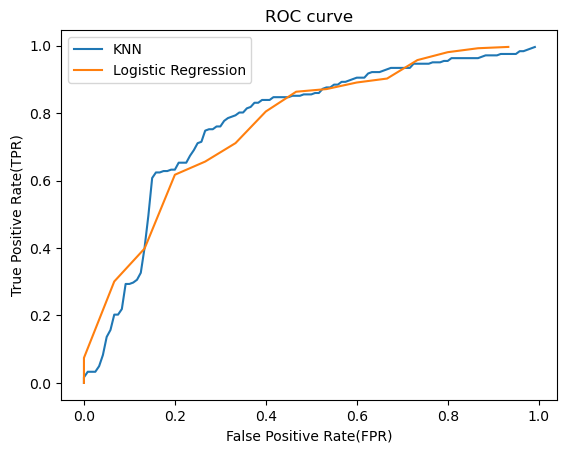

Here is the Python script that generated this plot:
import numpy as np
import matplotlib.pyplot as plt
import pandas as pd

 #Q2_5
    #1 st fold -KNN
test_set = training_data[:1000,:];
training_set = training_data[1000:5000, :];
[Recall[0], Precision[0], Accuracy[0]] = knn(test_set,training_set, output_set,5);
roc_data = np.vstack((test_set[:,3000].T, output_set[:,3000].T, output_set[:,3001].T)).T
roc_sorted1 = roc_data[roc_data[:,1].argsort()]
roc_indx_start = np.argmax(roc_sorted1[:,1])
roc_sorted2 = roc_sorted1[roc_indx_start:]
roc_sorted3 = roc_sorted2[(-roc_sorted2[:,2]).argsort()]
num_positives = np.shape(roc_sorted3)[0]
TP = np.sum(roc_sorted3[:,0]) 
FP = num_positives - TP;
TPRk = np.zeros(num_positives);
FPRk = np.zeros(num_positives);
TPR_count =0;
FPR_count =0;
for i in range(num_positives):
    if(roc_sorted3[i,0]==0):
        TPRk[i]=TPR_count/TP;
        FPRk[i]=FPR_count/FP;
        FPR_count = FPR_count +1;
    else:
        TPRk[i] = TPRk[i-1];
        FPRk[i] = FPRk[i-1];
        TPR_count = TPR_count + 1;
 #1 st fold- Logistic REgression
test_set = training_data[:1000,:];
training_set = training_data[1000:5000, :];
[Recall[0], Precision[0], Accuracy[0]] = logistic_regression(test_set,training_set, output_set);
roc_data = np.vstack((test_set[:,3000].T, output_set[:,3000].T, output_set[:,3001].T)).T
roc_sorted1 = roc_data[roc_data[:,1].argsort()]
roc_indx_start = np.argmax(roc_sorted1[:,1])
roc_sorted2 = roc_sorted1[roc_indx_start:]
roc_sorted3 = roc_sorted2[(-roc_sorted2[:,2]).argsort()]
num_positives = np.shape(roc_sorted3)[0]
print(num_positives)
TP = np.sum(roc_sorted3[:,0]) 
FP = num_positives - TP;
TPRl = np.zeros(num_positives);
FPRl = np.zeros(num_positives);
TPR_count =0;
FPR_count =0;
for i in range(num_positives):
    if(roc_sorted3[i,0]==0):
        TPRl[i]=TPR_count/TP;
        FPRl[i]=FPR_count/FP;
        FPR_count = FPR_count +1;
    else:
        TPRl[i] = TPRl[i-1];
        FPRl[i] = FPRl[i-1];
        TPR_count = TPR_count + 1;
plt.plot(FPRk,TPRk)
plt.plot(FPRl,TPRl)
#np.shape(roc_sorted3)
plt.xlabel('False Positive Rate(FPR)')
plt.ylabel('True Positive Rate(TPR)')
plt.title('ROC curve')
plt.legend(['KNN','Logistic Regression'])
